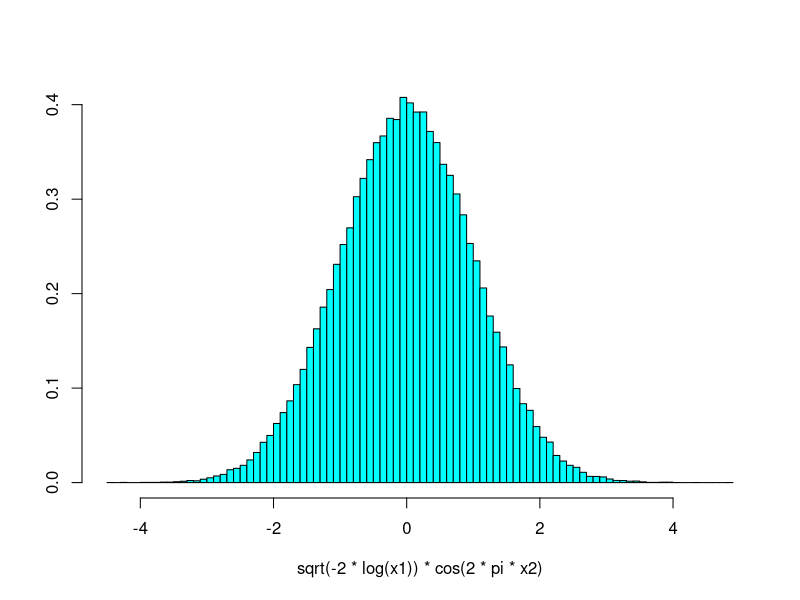
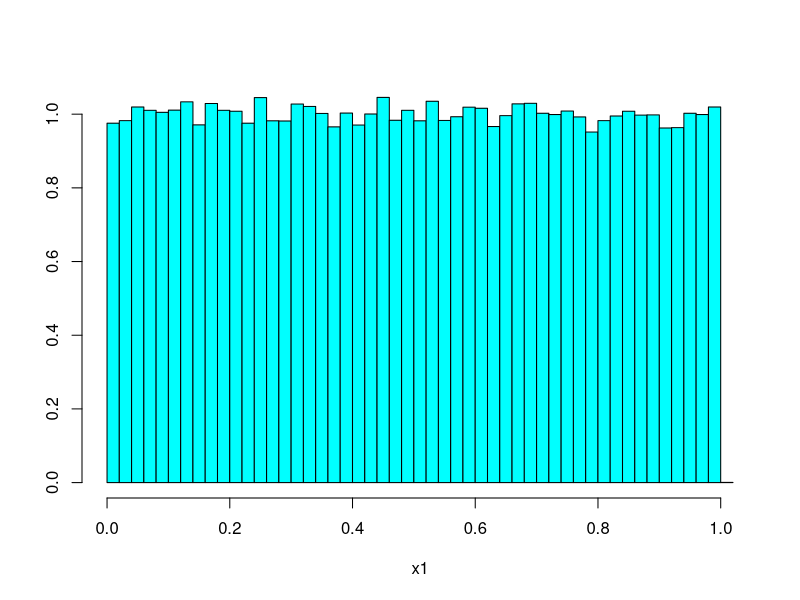
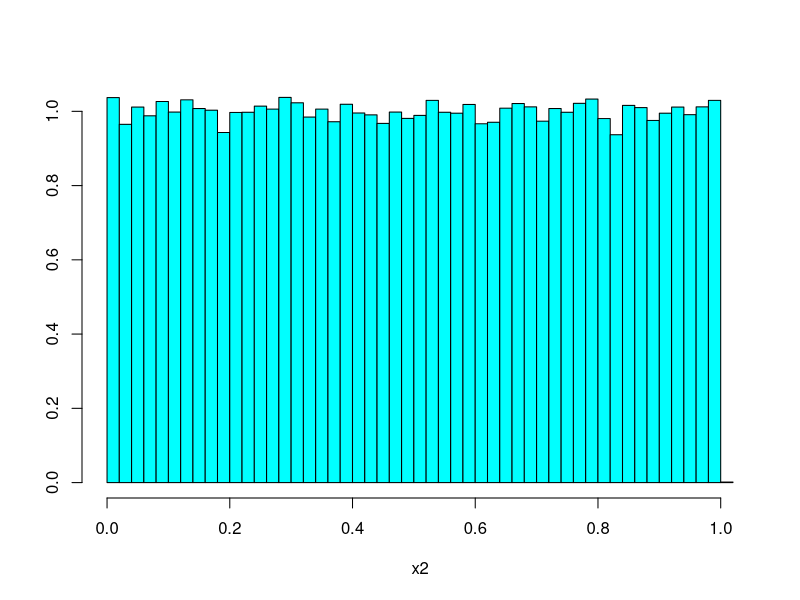
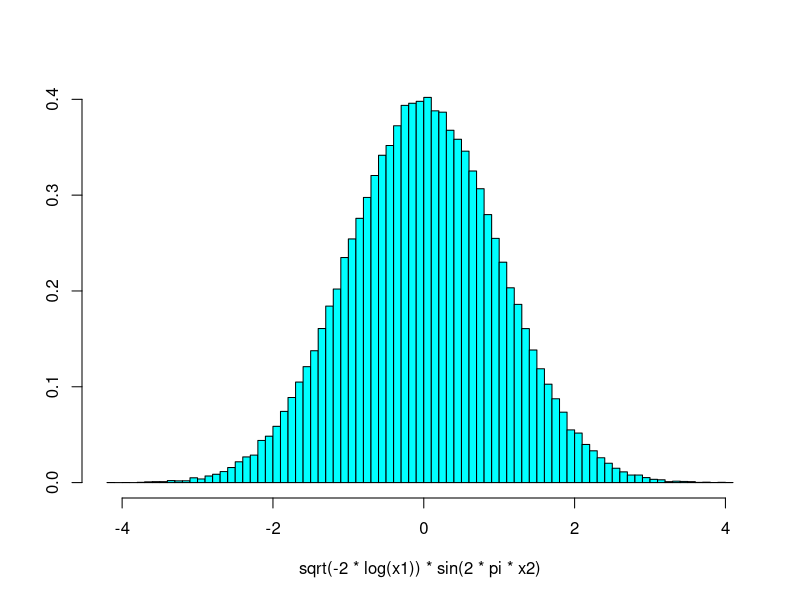
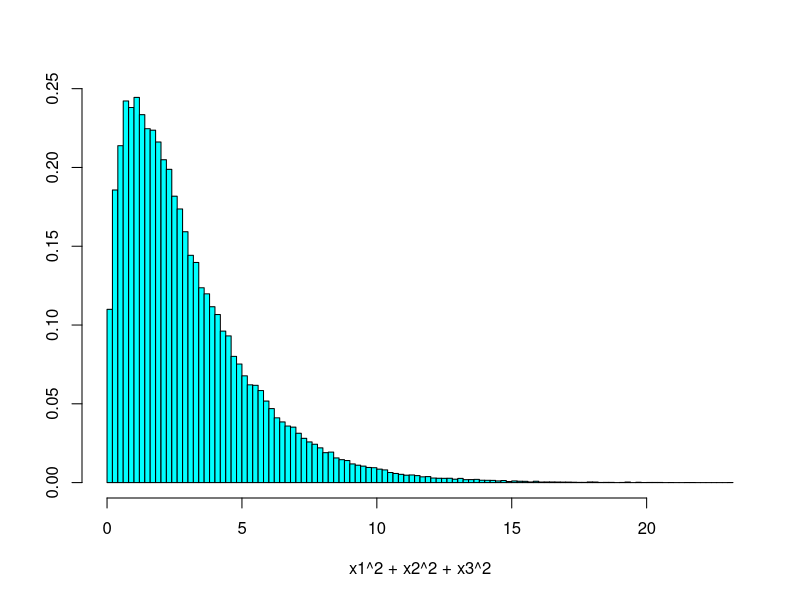
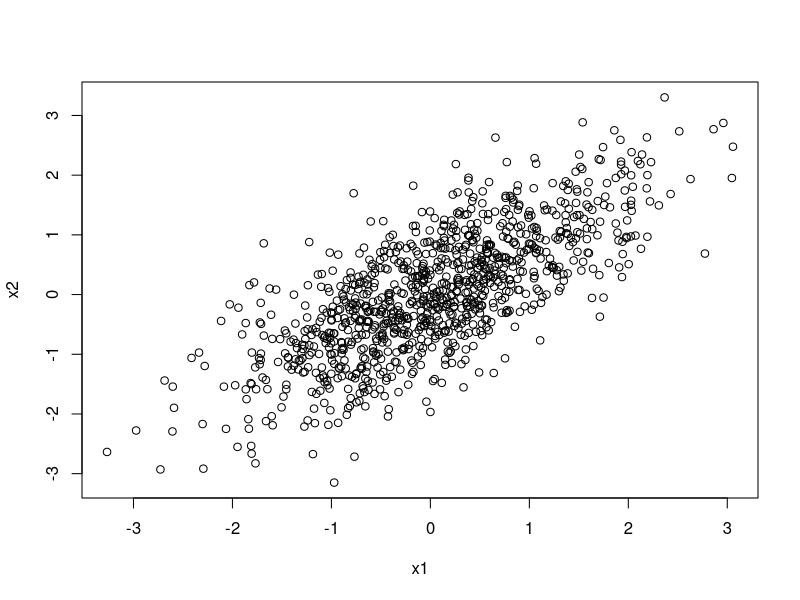
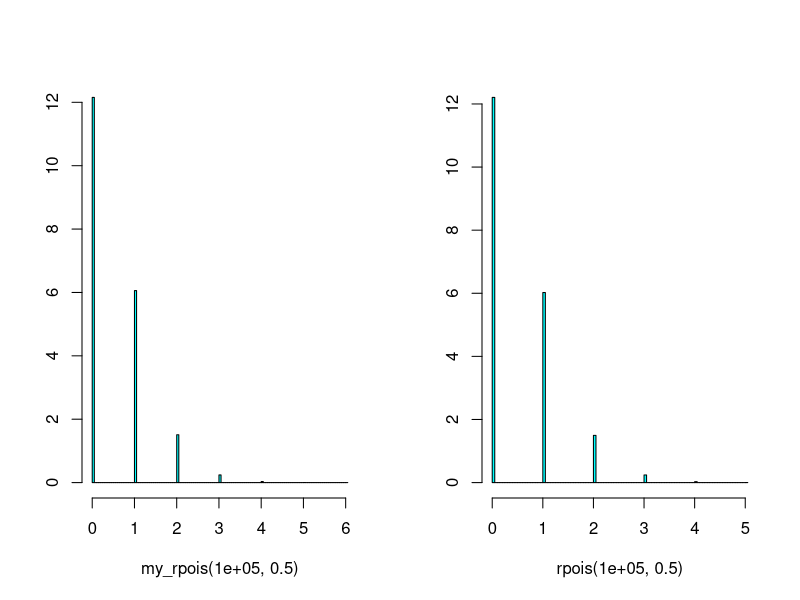
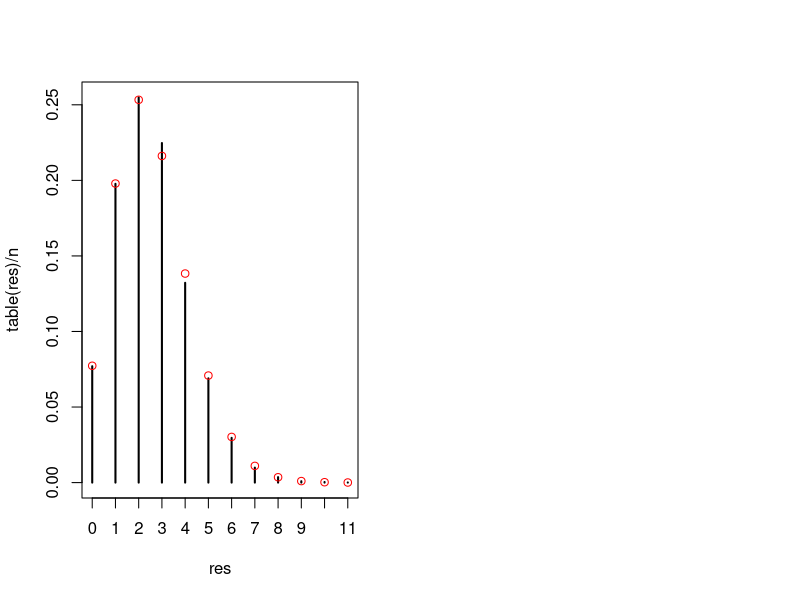

These figures' R source, in order: (Note: this script raises an error after producing the figures.)
n <- 100000; x1 <- runif(n); x2 <- runif(n)
library(MASS)
truehist(sqrt(-2*log(x1))*cos(2*pi*x2))
truehist(x1)
truehist(x2)
truehist(sqrt(-2*log(x1))*sin(2*pi*x2))



n <- 100000; x1 <- rnorm(n); x2 <- rnorm(n); x3<-rnorm(n)

truehist(x1^2 + x2^2 + x3^2)

n <- 1000
rho <- 0.7
x1 <- rnorm(n,0,1)
x2 <- rnorm(n,x1*rho,sqrt(1-rho^2))
plot(x1,x2)

##EXERCICE 3
##1.

my_rpois_one<-function(l) {
  u=runif(1)
  i=0
  while(1) {
    if (u < ppois(i,lambda = l)) {
      return(i)
    }
    i=i+1
  }
}

my_rpois<-function(n,lambda) {
  res<-rep(NA,n)
  for (i in 1:n) {
    res[i]<-my_rpois_one(lambda)
  }
  return(res)
}

par(mfrow = c(1,2))
truehist(my_rpois(100000,0.5))
truehist(rpois(100000,0.5))

lambda=2.56
n=10000
res<-my_rpois(n,lambda)
plot(table(res)/n)

ValX=seq(0,12)
ValY=dpois(ValX,lambda)
points(ValX,ValY,col="red")

##2

my_rdiscret_one<-function() {
  u=runif(1)
  sumc=cumsum(c(0.1,0.4,0.3,0.2))
  index=length(sumc)- sum(u<sumc) +1
  return(c(-3,1.3,7,15.2)[index])
}

my_rdiscret<-function(n) {
  res <- replicate(n,my_rdiscret_one())
  return(res)
}
par(mfrow = c(1,1))
truehist(my_rdiscret(10000))
plot(table(my_rdiscret(10000))/10000)

##3

my_rlaplace<-function(n) {
  res<-rep(NA,n)
  for (i in 1:n) {
    r=runif(1)
    res[i]<-my_qlaplace(r)
  }
  return(res)
}

my_dlaplace<-function(x){
  return(1/2*exp(-abs(x)))
}

my_plaplace<-function(x){
  if (x>0) {
    return(1-1/2*exp(-x))
  }
  else {
    return(1/2*exp((x)))
  }
}

my_qlaplace<-function(p){
  if (p>(1/2)) {
    return(-log(2*(1-p)))
  }
  else {
    return(log(2*p))
  }
}

par(mfrow = c(2,1))
library(rmutil)
x=seq(1:100)
res=my_dlaplace(x)
plot(x,res)
plot(x,dlaplace(x))


x=seq(1:100)
res<-rep(NA,100)
for (i in 1:100) {
  res[i]=my_plaplace(i)
}
plot(x,res)
plot(x,plaplace(x))

u=0.3
qlaplace(u)
my_qlaplace(u)

n=100000
par(mfrow = c(2,1))
truehist(my_rlaplace(n))
truehist(rlaplace(n))


## 4.

my_rnorm<-function(n){
  u=runif(n)
  x=my_rlaplace(n)
  return(x[which(u<=h_maximum(x))])
}

h_maximum<-function(x) {
  m=sqrt(2*exp(1)/pi)
  return( ((1/sqrt(2*pi)) * exp((-x**2)/2) )/(my_dlaplace(x)*m) )
}
par(mfrow = c(1,1))
x=my_rnorm(10000)
truehist(x)
points(seq(-4,4,0.1),dnorm(seq(-4,4,0.1)),type="l",col="red")
#truehist(rnorm(1000000))

## 5.
plot(seq(-5,5,0.1),f(seq(-5,5,0.1)))
curve(f, -5,10)
f<-function(x) {
  f=0.2*dnorm(x,mean=-3,sd=2) + 0.5*dnorm(x,mean=0,sd=1) + 0.3*dnorm(x,mean=5,sd=3)
}


dprop<-function(n){
  return(dunif(1))
}


rprop<-function(y,delta){
  return(runif(1,min=y-delta,max=y+delta))
}

n=100000
delta=1.5
##discuter du delta pour la qualité de la chaine
res=NA
i=0
my_rtarget<-function(n,delta,res,i) {
  while(length(res) < n) {
    y=rprop(i,delta)
    p=min(1,f(y)/f(i))
    nb=runif(1)
    if (nb<p) {
  
      res =c(res,y)
      i=y
    }
    else {
      res =c(res,i)
      i=i
    }
  }
  return(res)
}

truehist(my_rtarget(n,delta,res,i))
#points(seq(-4,4,0.1),f(seq(-4,4,0.1)),type="l",col="red")

curve(f, -10,15,add=TRUE,col="red")
